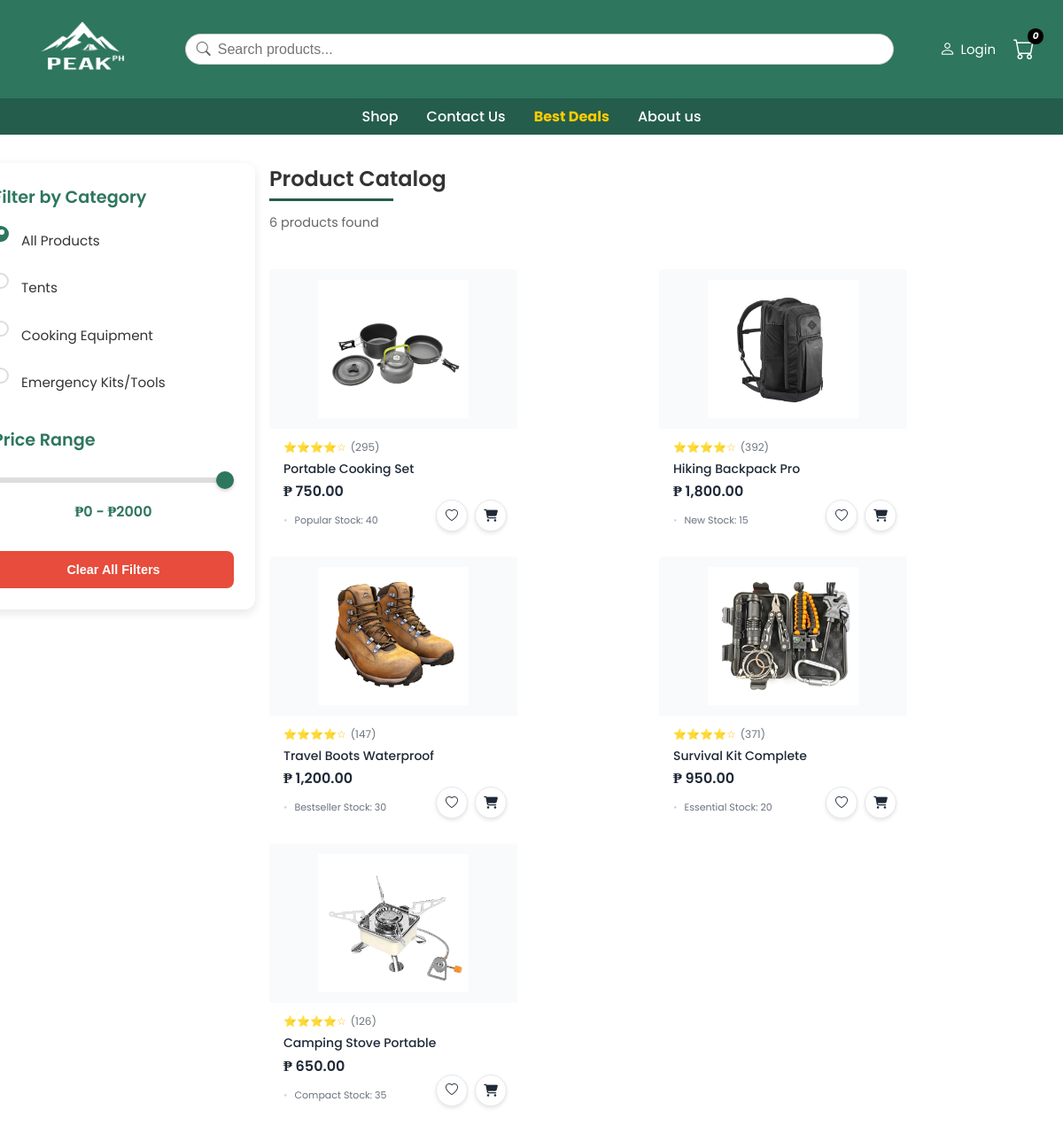
Screenshot of /ProductCatalog.php with the database file from the repository.
### tables this page shows
CREATE TABLE IF NOT EXISTS inventory (
  id int(11) NOT NULL AUTO_INCREMENT,
  product_name varchar(255) NOT NULL,
  price decimal(10,2) NOT NULL,
  stock int(11) NOT NULL,
  tag varchar(50) DEFAULT NULL,
  image varchar(255) DEFAULT NULL,
  created_at timestamp NOT NULL DEFAULT current_timestamp(),
  updated_at timestamp NOT NULL DEFAULT current_timestamp() ON UPDATE current_timestamp(),
  label varchar(50) DEFAULT NULL,
  PRIMARY KEY (id)
);

### includes/db.php (called while the page is built, shortened)
<?php
$host = "localhost";
$user = "root";
$pass = "";
$dbname = "peakph_db";
$db_connection_error = false;
$conn = null;
try {
    $conn = new mysqli($host, $user, $pass, $dbname);
    $conn->set_charset("utf8mb4");
} catch (Exception $e) {
    error_log("Database connection failed: " . $e->getMessage());
    $db_connection_error = true;
    $conn = null;
}
function isDatabaseConnected() {
    global $conn, $db_connection_error;
    return !$db_connection_error && $conn !== null;
}
function executeQuery($query, $params = [], $types = null) {
    global $conn, $db_connection_error;
    try {
        if (empty($params)) {
            $result = $conn->query($query);
        }
        return $result;
    } catch (Exception $e) {
        error_log("Query execution failed: " . $e->getMessage());
        return false;
    }
}
?>

### ProductCatalog.php (the view, shortened to what this page needs)
<?php
require_once 'includes/user_auth.php';
require_once 'includes/db.php';
$cart_count = 0;
$products = [];
if (isDatabaseConnected()) {
    try {
        $query = "SELECT id, product_name as name, price, image, tag, label, stock FROM inventory WHERE stock > 0 ORDER BY created_at DESC";
        $result = executeQuery($query);
        if ($result && $result->num_rows > 0) {
            while ($row = $result->fetch_assoc()) {
                $image_path = 'Assets/placeholder.svg';
                if (!empty($row['image'])) {
                    if (file_exists('admin/' . $row['image'])) {
                        $image_path = 'admin/' . $row['image'];
                    } elseif (file_exists($row['image'])) {
                        $image_path = $row['image'];
                    }
                }
                $products[] = [
                    'id' => $row['id'],
                    'name' => $row['name'],
                    'price' => number_format($row['price'], 2),
                    'price_raw' => $row['price'],
                    'image' => $image_path,
                    'category' => strtolower($row['tag'] ?? 'other'),
                    'badge' => $row['label'] ?? 'In Stock',
                    'rating' => '⭐⭐⭐⭐☆',
                    'reviews' => '(' . rand(50, 500) . ')',
                    'stock' => $row['stock'],
                    'is_database' => true
                ];
            }
        }
    } catch (Exception $e) {
        error_log('ProductCatalog database error: ' . $e->getMessage());
    }
}
?>
<!DOCTYPE html>
<html lang="en">
<head>
  <link href="https://cdn.jsdelivr.net/npm/bootstrap-icons@1.10.5/font/bootstrap-icons.css" rel="stylesheet">
  <link rel="stylesheet" href="https://cdnjs.cloudflare.com/ajax/libs/font-awesome/6.4.0/css/all.min.css">
  <link rel="stylesheet" href="Css/Global.css" />
  <link rel="stylesheet" href="Css/prod.css" />
</head>
<body>
   <header>
  <div class="top-navbar">
  <div class="brand">
    <a href="index.php" class="logo-btn">
      <img src="Assets/Carousel_Picts/Logo.png" alt="Brand Logo">
    </a>
  </div>
  <div class="search-wrapper">
    <i class="bi bi-search"></i>
    <input type="search" id="productSearch" placeholder="Search products...">
  </div>
  <div class="top-icons">
    <?php echo getAuthNavigationHTML(); ?>
    <a href="cart.php" class="cart-link">
      <i class="bi bi-cart">
        <span class="cart-count"><?php echo $cart_count; ?></span>
      </i>
    </a>
  </div>
</div>
<div class="bottom-navbar">
  <nav>
    <a href="ProductCatalog.php">Shop</a>
    <a href="#contact">Contact Us</a>
    <a href="#deals" class="best-deals">Best Deals</a>
    <a href="#about">About us</a>
  </nav>
</div>
</header>
  <main class="main-content">
    <div class="catalog-container">
      <aside class="filter-sidebar">
        <div class="filter-section">
          <h3>Filter by Category</h3>
          <div class="filter-options">
            <label class="filter-option">
              <span class="checkmark"></span>
              All Products
            </label>
            <label class="filter-option">
              <span class="checkmark"></span>
              Tents
            </label>
            <label class="filter-option">
              <span class="checkmark"></span>
              Cooking Equipment
            </label>
            <label class="filter-option">
              <span class="checkmark"></span>
              Emergency Kits/Tools
            </label>
          </div>
        </div>
        <div class="filter-section">
          <h3>Price Range</h3>
          <div class="price-range">
            <input type="range" id="priceRange" min="0" max="2000" value="2000" step="50">
            <div class="price-display">
              <span>₱0 - ₱<span id="priceValue">2000</span></span>
            </div>
          </div>
        </div>
        <button class="clear-filters">Clear All Filters</button>
      </aside>
      <section class="products-section">
        <div class="section-title">
          <h2>Product Catalog</h2>
          <p class="results-count"><span id="resultsCount"><?php echo count($products); ?></span> products found</p>
        </div>
        <div class="products-grid">
          <?php foreach ($products as $product): ?>
            <div class="product-card" data-category="<?php echo htmlspecialchars($product['category']); ?>" data-price="<?php echo $product['price_raw']; ?>">
              <a href="ProductView.php?id=<?php echo urlencode($product['id']); ?>" class="product-link">
                <div class="product-image">
                  <img src="<?php echo htmlspecialchars($product['image']); ?>" alt="<?php echo htmlspecialchars($product['name']); ?>">
                </div>
                <div class="product-info">
                  <div class="product-rating">
                    <span style="color: #ffc107;"><?php echo $product['rating']; ?></span>
                    <span class="count"><?php echo $product['reviews']; ?></span>
                  </div>
                  <h3><?php echo htmlspecialchars($product['name']); ?></h3>
                  <div class="product-price">
                    <span class="current-price">₱ <?php echo $product['price']; ?></span>
                  </div>
                  <div class="product-meta">
                    <?php echo htmlspecialchars($product['badge']); ?>
                    Stock: <?php echo $product['stock']; ?>
                  </div>
                </div>
              </a>
              <div class="product-actions">
                <button class="add-to-wishlist"
                        data-product-id="<?php echo htmlspecialchars($product['id']); ?>"
                        title="Add to Wishlist">
                  <i class="bi bi-heart"></i>
                </button>
                <button class="add-to-cart"
                        data-product-id="<?php echo htmlspecialchars($product['id']); ?>"
                        data-product-name="<?php echo htmlspecialchars($product['name']); ?>"
                        data-product-price="<?php echo $product['price_raw']; ?>"
                        data-product-image="<?php echo htmlspecialchars($product['image']); ?>"
                        <?php echo ($product['stock'] <= 0) ? 'disabled' : ''; ?>
                        title="<?php echo ($product['stock'] <= 0) ? 'Out of Stock' : 'Add to Cart'; ?>">
                  <i class="fa-solid fa-cart-shopping"></i>
                </button>
              </div>
            </div>
          <?php endforeach; ?>
        </div>
      </section>
    </div>
  </main>
</body>
</html>

### includes/user_auth.php (shortened to what this page needs)
<?php
function isUserLoggedIn() {
    return isset($_SESSION['user_logged_in']) &&
           $_SESSION['user_logged_in'] === true &&
           isset($_SESSION['user_id']) &&
           isset($_SESSION['user_role']) &&
           $_SESSION['user_role'] === 'User';
}
function getAuthNavigationHTML() {
    if (isUserLoggedIn()) {
        $user = getCurrentUser();
        $displayName = !empty($user['first_name']) ? htmlspecialchars($user['first_name']) : 'User';
        return '
        <div class="user-dropdown">
            <button class="user-btn" onclick="toggleUserDropdown()">
                <i class="bi bi-person-circle"></i>
                <span>' . $displayName . '</span>
                <i class="bi bi-chevron-down"></i>
            </button>
            <div class="user-dropdown-menu" id="userDropdown">
                <a href="profile.php"><i class="bi bi-person"></i> Profile</a>
                <a href="orders.php"><i class="bi bi-bag"></i> Orders</a>
                <hr>
                <a href="#" onclick="handleLogout(); return false;" class="logout-link">
                    <i class="bi bi-box-arrow-right"></i> Logout
                </a>
            </div>
        </div>';
    } else {
        return '<button class="login-btn" onclick="showAuthModal()">
                    <i class="bi bi-person"></i>
                    <span>Login</span>
                </button>';
    }
}
?>

### Css/Global.css (style rules this page uses)
* { margin: 0; padding: 0; box-sizing: border-box; }
body, html { font-family: Poppins; color: #333; }
.logo-btn { background: none; border: none; padding: 0; cursor: pointer; }
.logo-btn img { height: 50px; }
.top-navbar { background: #2e765e; display: flex; align-items: center; justify-content: space-between; padding: 0.75rem 2rem; }
.top-navbar .brand img { height: 80px; width: 125px; }
.top-navbar .search-wrapper { display: flex; align-items: center; border: 1px solid #ccc; border-radius: 25px; padding: 0.25rem 0.75rem; background: #f5f5f5; max-width: 800px; flex: 1; margin: 0 20px; }
.top-navbar .search-wrapper i { font-size: 1rem; color: #666; margin-right: 0.5rem; }
.top-navbar .search-wrapper input[type="search"] { border: none; outline: none; font-size: 1rem; width: 100%; }
.top-navbar .top-icons { display: flex; align-items: center; gap: 1.25rem; position: relative; }
.top-navbar .bi-cart { font-size: 1.5rem; color: white; position: relative; }
.top-navbar .cart-link { text-decoration: none; color: white; display: flex; align-items: center; transition: color 0.3s ease; }
.top-navbar .cart-count { position: absolute; top: -6px; right: -10px; background: #e74c3c; color: #fff; font-size: 0.65rem; width: 1.1rem; height: 1.1rem; border-radius: 50%; display: flex; align-items: center; justify-content: center; font-weight: bold; }
.bottom-navbar { background: #245d4b; padding: 0.5rem 2rem; }
.bottom-navbar nav { display: flex; justify-content: center; gap: 2rem; }
.bottom-navbar nav a { text-decoration: none; color: white; font-weight: 500; transition: opacity 0.2s; }
.bottom-navbar nav a.best-deals { color: #ffcc00; font-weight: 700; }
.login-btn { display: flex; align-items: center; gap: 6px; background: transparent; border: none; font-size: 15px; color: white; cursor: pointer; font-family: "Poppins", sans-serif; transition: color 0.3s ease, transform 0.2s ease; }
.login-btn i { font-size: 18px; }

### rows the page displays
inventory: image (picture), rating "⭐⭐⭐⭐☆", reviews "(295)", product_name "Portable Cooking Set", price "750.00", label "Popular", stock "40"
inventory: image (picture), rating "⭐⭐⭐⭐☆", reviews "(392)", product_name "Hiking Backpack Pro", price "1,800.00", label "New", stock "15"
inventory: image (picture), rating "⭐⭐⭐⭐☆", reviews "(147)", product_name "Travel Boots Waterproof", price "1,200.00", label "Bestseller", stock "30"
inventory: image (picture), rating "⭐⭐⭐⭐☆", reviews "(371)", product_name "Survival Kit Complete", price "950.00", label "Essential", stock "20"
inventory: image (picture), rating "⭐⭐⭐⭐☆", reviews "(126)", product_name "Camping Stove Portable", price "650.00", label "Compact", stock "35"

### other values shown
$cart_count "0"
count($products) "6"
